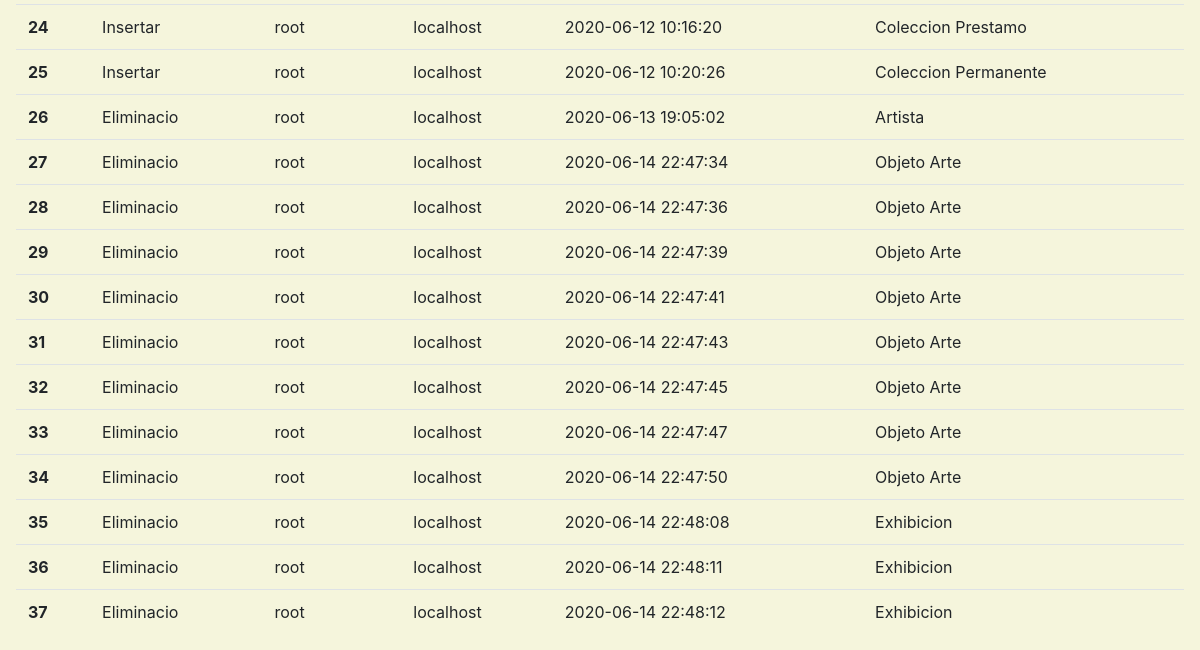
The app's page /?c=bitacora (lower part), older data.
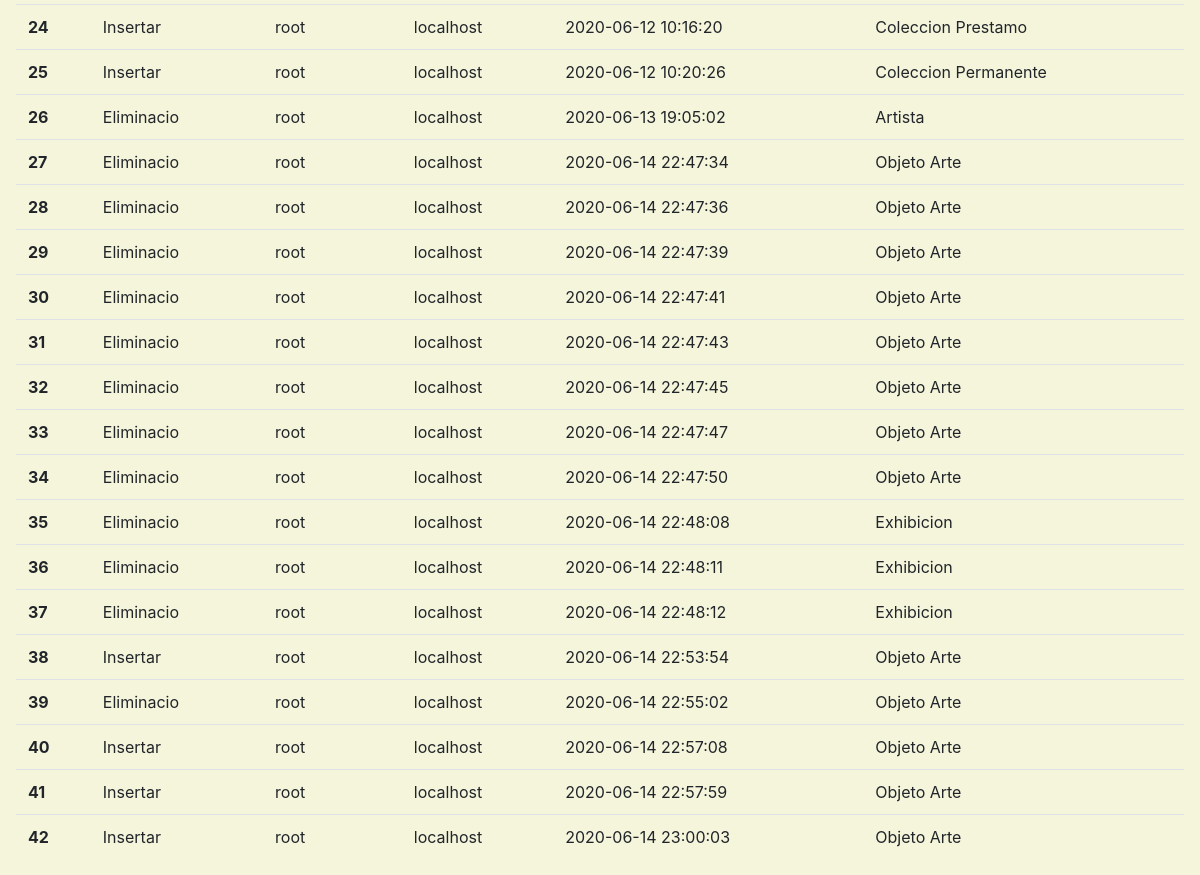
The same page, newer data.
### tables this page shows
CREATE TABLE `bitacora` (
  `id` int(11) NOT NULL AUTO_INCREMENT,
  `operacion` varchar(10) DEFAULT NULL,
  `usuario` varchar(40) DEFAULT NULL,
  `host` varchar(30) DEFAULT NULL,
  `modificado` datetime DEFAULT NULL,
  `tabla` varchar(40) DEFAULT NULL,
  PRIMARY KEY (`id`)
);

### controller/bitacora.controlador.php (called while the page is built, shortened)
<?php
require_once('model/bitacora.php');
class BitacoraControlador
{
    public function __CONSTRUCT(){
        $this->modelo = new Bitacora();
    }
    public function Inicio(){
        require_once "View/header.php";
        require_once "View/bitacora/index.php";
        require_once "View/footer.php";
    }
}
?>

### model/conexion.php (called while the page is built, shortened)
<?php
class BaseDeDatos
{
    public static function Conectar(){
        try {
            $conexion = new PDO("mysql:host=".self::servidor.";dbname="
            .self::basedatos.";charset=utf8",self::usuario,self::password);
            $conexion->setAttribute(PDO::ATTR_ERRMODE,PDO::ERRMODE_EXCEPTION);
            return $conexion;
        } catch (PDOException $e) {
            return "Fallo la conexion a la base de datos".$e->getMessage();
        }
    }
}
?>

### model/bitacora.php (called while the page is built, shortened)
<?php
class Bitacora
{
    private $pdo;
    public function __CONSTRUCT(){
        $this->pdo = BaseDeDatos::Conectar();
    }
    public function getBitacora(){
        try {
            $sql = "SELECT * FROM bitacora";
            $consulta = $this->pdo->prepare($sql);
            $consulta->execute();
            return $consulta->fetchAll(PDO::FETCH_OBJ);
        } catch (Exception $e) {
            die($e->getMessage());
        }
    }
}
?>

### view/bitacora/index.php (the view, shortened to what this page needs)
<main class="app-content m-3">
<table class="table">
  <tbody>
    <?php foreach($this->modelo->getBitacora() as $Bita): ?>
    <tr>
      <th scope="row"><?= $Bita->id?></th>
      <td><?= $Bita->operacion?></td>
      <td><?= $Bita->usuario?></td>
      <td><?= $Bita->host?></td>
      <td><?= $Bita->modificado?></td>
      <td><?= $Bita->tabla?></td>
    </tr>
    <?php endforeach; ?>
  </tbody>
</table>
</main>

Row changes from the older to the newer data that the page shows:
added bitacora: id "38", operacion "Insertar", usuario "root", host "localhost", modificado "2020-06-14 22:53:54", tabla "Objeto Arte"
added bitacora: id "39", operacion "Eliminacio", usuario "root", host "localhost", modificado "2020-06-14 22:55:02", tabla "Objeto Arte"
added bitacora: id "40", operacion "Insertar", usuario "root", host "localhost", modificado "2020-06-14 22:57:08", tabla "Objeto Arte"
added bitacora: id "41", operacion "Insertar", usuario "root", host "localhost", modificado "2020-06-14 22:57:59", tabla "Objeto Arte"
added bitacora: id "42", operacion "Insertar", usuario "root", host "localhost", modificado "2020-06-14 23:00:03", tabla "Objeto Arte"
